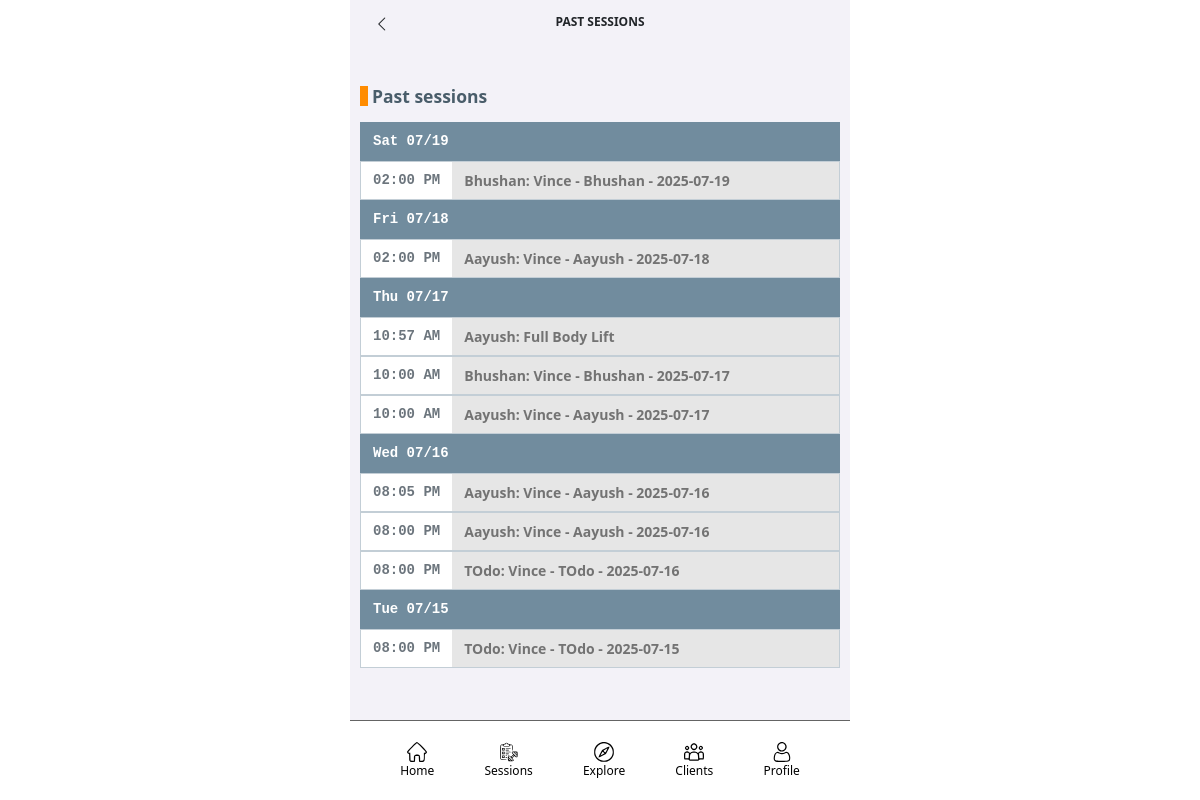
The page /fitnessApp/sessions/past (signed in) on the database as committed earlier.
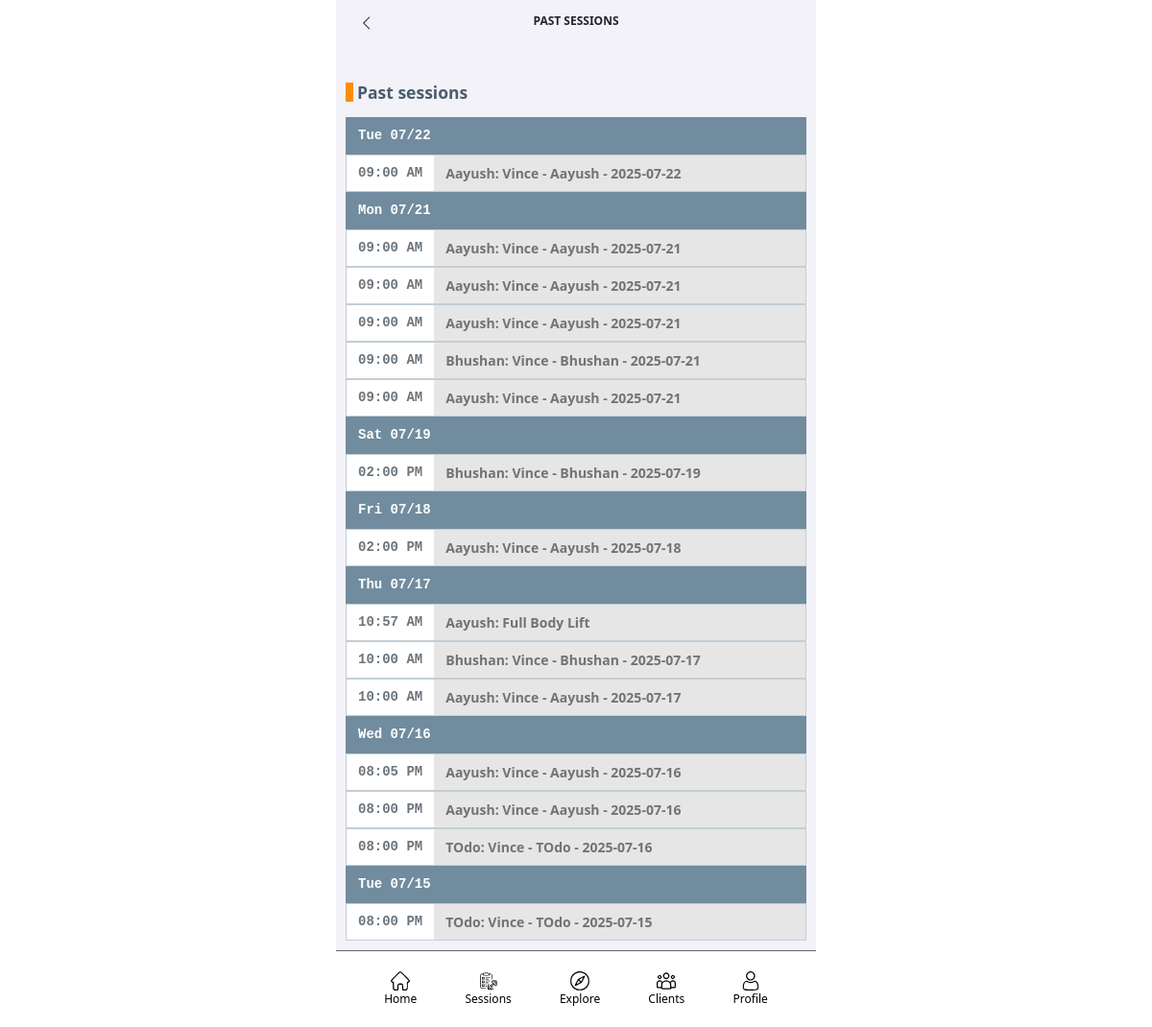
The same page on the database as committed later.
### fitnessApp/models/workoutSession_models.py (models this page shows)
class WorkoutSession(models.Model):
    workout = models.ForeignKey(Workout, on_delete=models.CASCADE)
    person = models.ForeignKey(FitnessAppPerson, on_delete=models.CASCADE, default="")
    scheduled_date = models.DateField(null=True, blank=True)
    scheduled_time = models.TimeField(null=True, blank=True)
    status = models.CharField(max_length=20, choices=WORKOUT_SESSION_STATUS_CHOICES, default="CREATED")
    current_step_sequence = models.IntegerField(default = 1)
    creator = models.ForeignKey(FitnessAppPerson, on_delete=models.SET_NULL, null=True, related_name='creator')

### fitnessApp/models/fitnessAppUser_models.py (models this page shows, shortened)
class FitnessAppPerson(models.Model):
    first_name = models.CharField(max_length=500, null=False, blank=False)
    last_name = models.CharField(max_length=500, blank=True)
    coach_flag = models.BooleanField(default=False)
    coach = models.ForeignKey('self', on_delete=models.SET_NULL, null=True)
    email = models.EmailField(max_length=100, null=True, blank=True)
    phone_number = models.CharField(max_length=20, null=True, blank=True)

### fitnessApp/models/workout_models.py (models this page shows, shortened)
class Workout(models.Model):
    name = models.CharField(max_length=200)
    description = models.CharField(max_length=500, blank=True)
    duration = models.IntegerField(default = 60)
    difficulty_level = models.CharField(max_length=20, choices=DIFFICULTY_LEVEL_CHOICES, default="UNSPECIFIED")
    target = models.CharField(max_length=20, choices=TARGET_CHOICES, default="UNSPECIFIED")
    public_flag = models.BooleanField(default=False)
    personalized_flag = models.BooleanField(default=False)
    video_id = models.CharField(max_length=50, blank=True)
    creator = models.ForeignKey(FitnessAppPerson, on_delete=models.SET_NULL, null=True)

### fitnessApp/views/session_views.py (the view)
# urls.py: path("sessions/past", PastSessionView.as_view(), name="past-sessions"),
class PastSessionView(LoginRequiredMixin, ListView):
    model = WorkoutSession
    template_name = "past_session.html"
    paginate_by = 50
    def get_queryset(self):
        queryset = super().get_queryset()
        if (self.request.user.person.coach_flag):
            queryset = queryset.filter(Q(creator=self.request.user.person) & (Q(scheduled_date__lt=date.today()) | Q(scheduled_date__isnull=True))).order_by((F('scheduled_date').desc(nulls_last=True)), (F('scheduled_time').desc(nulls_last=True)))
        else:
            queryset = queryset.filter(Q(person=self.request.user.person) & (Q(scheduled_date__lt=date.today()) | Q(scheduled_date__isnull=True))).order_by((F('scheduled_date').desc(nulls_last=True)), (F('scheduled_time').desc(nulls_last=True)))
        return queryset

### fitnessApp/templates/past_session.html
{% extends "base/base.html" %}
{% load static %}
{% block title %}Past Sessions{% endblock %}
{% block header-left-link %}{% url 'sessions' %}{% endblock %}
{% block header-left-icon %}<i class="bi bi-chevron-left"></i>{% endblock %}
{% block content %}
<div>
{% if user.is_authenticated %}
<div class="workout-section-heading-past fs-5"><small><b>Past sessions</b></small></div>
<div class="container-fluid overflow-scroll" style="scrollbar-width: none;">
    {% regroup object_list by scheduled_date as grouped_pastSessions %}
    {% for group in grouped_pastSessions %}
        <div class="row fitnessapp-border-color-content">
            <div class="col pt-2 pb-2 font-monospace fitnessapp-bg-color-content">
                <span class="text-white fw-bolder"><small>{{ group.grouper|date:'D m/j'}}</small></span>
            </div>
        </div>
        {% for item in group.list %}
            {% include 'workoutsession_card.html' %}
        {% endfor %}
    {% empty %}
        <p><small>No past sessions. Add some <a href="{% url 'build-session' %}">personalized sessions</a> to do later.</small></p>
    {% endfor %}
</div>
</div>
{% endif %}
{% endblock %}

### templates/base/base.html (shortened to what this page needs)
{% load static %}
<html>
{% include 'base/head.html' %}
<body>
<div class="page">
    <div class="header">
        <div class="row text-center align-items-center">
            <div class="col-2">
                <a href="{% block header-left-link %}{% endblock %}" class="text-decoration-none text-dark">
                    <div class="row h-100 align-items-center">
                        <div class="col fs-6">
                            {% block header-left-icon %}{% endblock %}
                        </div>
                    </div>
                </a>
            </div>
            <div class="col"><h5 class="fitnessapp-page-title">{% block title %}{% endblock %}</h5></div>
            <div class="col-2">
                <a href="{% block header-right-link %}{% endblock %}" class="text-decoration-none text-dark">
                    <div class="row h-100 align-items-center">
                    </div>
                </a>
            </div>
        </div>
    </div>
    <div id="id-mainbody" class="mainbody">
        {% block content %}{% endblock %}
    </div>
    <div class="footer">
        <div class="menu">
            <a class="menu_link" href="{% url 'home' %}">
                <div class="menu_item">
                    <img class="menu_img" src="{% static 'images/menu_home.svg' %}">
                    <span class="menu_label">Home</span>
                </div>
            </a>
            {% if user.is_authenticated %}
            <a class="menu_link" href="{% url 'sessions' %}">
                <div class="menu_item">
                    <img class="menu_img" src="{% static 'images/menu_workouts.svg' %}">
                    <span class="menu_label">Sessions</span>
                </div>
            </a>
            {% endif %}
            <a class="menu_link" href="{% url 'explore' %}">
                <div class="menu_item">
                    <img class="menu_img" src="{% static 'images/menu_explore.svg' %}">
                    <span class="menu_label">Explore</span>
                </div>
            </a>
            {% if user.is_authenticated and user.person.coach_flag %}
            <a class="menu_link" href="{% url 'clients' %}">
                <div class="menu_item">
                    <img class="menu_img" src="{% static 'images/menu_clients.svg' %}">
                    <span class="menu_label">Clients</span>
                </div>
            </a>
            {% endif %}
            {% if user.is_authenticated %}
            <a class="menu_link" href="{% url 'profile' %}">
                <div class="menu_item">
                    <img class="menu_img" src="{% static 'images/menu_user.svg' %}">
                    <span class="menu_label">Profile</span>
                </div>
            </a>
            {% endif %}
        </div>
    </div>
</div>
</body>
</html>

### templates/base/head.html (shortened to what this page needs)
{% load static %}
<head>
    <link rel="stylesheet" href="https://cdn.jsdelivr.net/npm/bootstrap-icons@1.11.3/font/bootstrap-icons.css">
    <link rel="stylesheet" href="https://cdn.jsdelivr.net/npm/tom-select@2.4.3/dist/css/tom-select.bootstrap5.min.css">
    <link rel="stylesheet" href="https://cdnjs.cloudflare.com/ajax/libs/font-awesome/4.7.0/css/font-awesome.css">
    <link rel="stylesheet" href="https://cdn.jsdelivr.net/npm/bootstrap@5.3.3/dist/css/bootstrap.min.css">
    <link rel="stylesheet" href="{% static 'css/main.css' %}">
    <link rel="stylesheet" href="{% static 'css/timer.css' %}">
    <link rel="stylesheet" href="{% static 'css/exercise-video.css' %}">
</head>

### fitnessApp/templates/workoutsession_card.html (shortened to what this page needs)
<a class="fitnessapp-profile-item" href="{% url 'workoutsession-do' item.id %}">
    <div class="row fitnessapp-bg-color-content-lighter fitnessapp-border-color-content-light">
        <div class="col-auto pt-2 pb-2 bg-white font-monospace">
            <span class="text-secondary fw-bolder"><small>{{ item.scheduled_time|date:'h:i A'}}</small></span>
        </div>
        <div class="col pt-2 pb-2 fitnessapp-bg-color-content-lighter">
            <span class="text-black-50 fw-bolder"><small>{{ item.person.first_name }}:&nbsp;{{ item.workout.name }}</small></span>
        </div>
    </div>
</a>

### fitnessApp/static/css/main.css (style rules this page uses)
:root { --fitnessapp-color-palette-content: #718C9E; --fitnessapp-color-palette-header: #495D6A; --fitnessapp-color-palette-content-light: #C3CED6; --fitnessapp-color-palette-content-lighter: #e6e6e6; }
.fitnessapp-bg-color-content { background-color: var(--fitnessapp-color-palette-content); }
.fitnessapp-bg-color-content-lighter { background-color: var(--fitnessapp-color-palette-content-lighter); }
.fitnessapp-border-color-content { border: 1px solid var(--fitnessapp-color-palette-content); }
.fitnessapp-border-color-content-light { border: 1px solid var(--fitnessapp-color-palette-content-light); }
body { background: white }
.fitnessapp-page-title { text-transform: uppercase; padding-top: 0.25rem; font-size: 0.75rem; font-weight: bolder; }
.fitnessapp-profile-item { text-decoration: none; color: rgb(83, 82, 82); }
.page { display: grid; height: 100%; max-width: 500px; margin: auto; grid-template-rows: 3rem 1fr 5rem; grid-template-columns: 100%; justify-content: center; }
.header { display: grid; grid-area: 1 / 1 / 2 / 2; background-color: rgb(243, 242, 248); }
.mainbody { display: grid; grid-area: 2 / 1 / 3 / 2; overflow: scroll; scrollbar-width: none; background-color: rgb(243, 242, 248); padding: 10px; }
.footer { display: grid; grid-area: 3 / 1 / 4 / 2; background-color: white; border: 1px; border-top: 1px solid rgb(100, 100, 100); }
.menu { display: flex; flex-direction: row; justify-content: space-evenly; align-items: center; }
.menu_img { height: 1.25rem; width: 1.25rem; }
.menu_item { display: flex; flex-direction: column; justify-content: center; align-items: center; }
.menu_label { font-size: 0.75rem; }
.menu_link { color: black; text-decoration: none; }
.workout-section-heading-today, .workout-section-heading-upcoming, .workout-section-heading-past, .workout-circuit-heading { border-left: 0.5rem solid; margin-top: 1.75rem; margin-bottom: 1.0rem; height: 1.25rem; padding-left: 0.25rem; line-height: 1.25rem; color: var(--fitnessapp-color-palette-header) }
.workout-section-heading-past { border-left-color: darkorange; }

Rows that differ between the two databases and show on the page:
added WorkoutSession: grouper "Tue 07/22", scheduled_time "09:00 AM", person.first_name "Aayush", workout.name "Vince - Aayush - 2025-07-22"
added WorkoutSession: grouper "Mon 07/21", scheduled_time "09:00 AM", person.first_name "Aayush", workout.name "Vince - Aayush - 2025-07-21"
added WorkoutSession: scheduled_time "09:00 AM", person.first_name "Aayush", workout.name "Vince - Aayush - 2025-07-21", shown under "Mon 07/21"
added WorkoutSession: scheduled_time "09:00 AM", person.first_name "Aayush", workout.name "Vince - Aayush - 2025-07-21", shown under "Mon 07/21"
added WorkoutSession: scheduled_time "09:00 AM", person.first_name "Bhushan", workout.name "Vince - Bhushan - 2025-07-21", shown under "Mon 07/21"
added WorkoutSession: scheduled_time "09:00 AM", person.first_name "Aayush", workout.name "Vince - Aayush - 2025-07-21", shown under "Mon 07/21"
